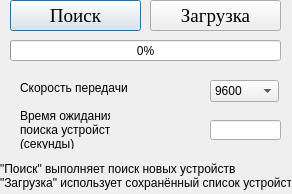
<?xml version="1.0" encoding="UTF-8"?>
<ui version="4.0">
 <class>DModBusSettings</class>
 <widget class="QDialog" name="DModBusSettings">
  <property name="geometry">
   <rect>
    <x>0</x>
    <y>0</y>
    <width>292</width>
    <height>194</height>
   </rect>
  </property>
  <property name="windowTitle">
   <string>Dialog</string>
  </property>
  <widget class="QProgressBar" name="progressSearch">
   <property name="geometry">
    <rect>
     <x>10</x>
     <y>40</y>
     <width>271</width>
     <height>21</height>
    </rect>
   </property>
   <property name="value">
    <number>0</number>
   </property>
  </widget>
  <widget class="QPushButton" name="SearchDevices">
   <property name="geometry">
    <rect>
     <x>10</x>
     <y>0</y>
     <width>131</width>
     <height>31</height>
    </rect>
   </property>
   <property name="font">
    <font>
     <family>Times New Roman</family>
     <pointsize>14</pointsize>
    </font>
   </property>
   <property name="text">
    <string>Поиск</string>
   </property>
  </widget>
  <widget class="QComboBox" name="comboBaudeRate">
   <property name="geometry">
    <rect>
     <x>210</x>
     <y>80</y>
     <width>69</width>
     <height>22</height>
    </rect>
   </property>
   <property name="currentText">
    <string>115200</string>
   </property>
   <property name="maxVisibleItems">
    <number>10</number>
   </property>
   <item>
    <property name="text">
     <string>9600</string>
    </property>
   </item>
   <item>
    <property name="text">
     <string>19200</string>
    </property>
   </item>
   <item>
    <property name="text">
     <string>57600</string>
    </property>
   </item>
   <item>
    <property name="text">
     <string>115200</string>
    </property>
   </item>
  </widget>
  <widget class="QLabel" name="labelSearch">
   <property name="geometry">
    <rect>
     <x>20</x>
     <y>110</y>
     <width>90</width>
     <height>39</height>
    </rect>
   </property>
   <property name="text">
    <string>Время ожидания
поиска устройств
(секунды)</string>
   </property>
  </widget>
  <widget class="QLabel" name="labelRate">
   <property name="geometry">
    <rect>
     <x>20</x>
     <y>80</y>
     <width>130</width>
     <height>16</height>
    </rect>
   </property>
   <property name="text">
    <string>Скорость передачи</string>
   </property>
  </widget>
  <widget class="QLineEdit" name="lineSearch">
   <property name="geometry">
    <rect>
     <x>210</x>
     <y>120</y>
     <width>71</width>
     <height>20</height>
    </rect>
   </property>
  </widget>
  <widget class="QPushButton" name="LoadDevices">
   <property name="geometry">
    <rect>
     <x>150</x>
     <y>0</y>
     <width>131</width>
     <height>31</height>
    </rect>
   </property>
   <property name="font">
    <font>
     <family>Times New Roman</family>
     <pointsize>14</pointsize>
    </font>
   </property>
   <property name="text">
    <string>Загрузка</string>
   </property>
  </widget>
  <widget class="QLabel" name="label">
   <property name="geometry">
    <rect>
     <x>0</x>
     <y>160</y>
     <width>291</width>
     <height>31</height>
    </rect>
   </property>
   <property name="text">
    <string>&quot;Поиск&quot; выполняет поиск новых устройств
&quot;Загрузка&quot; использует сохранённый список устройств</string>
   </property>
  </widget>
 </widget>
 <resources/>
 <connections/>
</ui>
